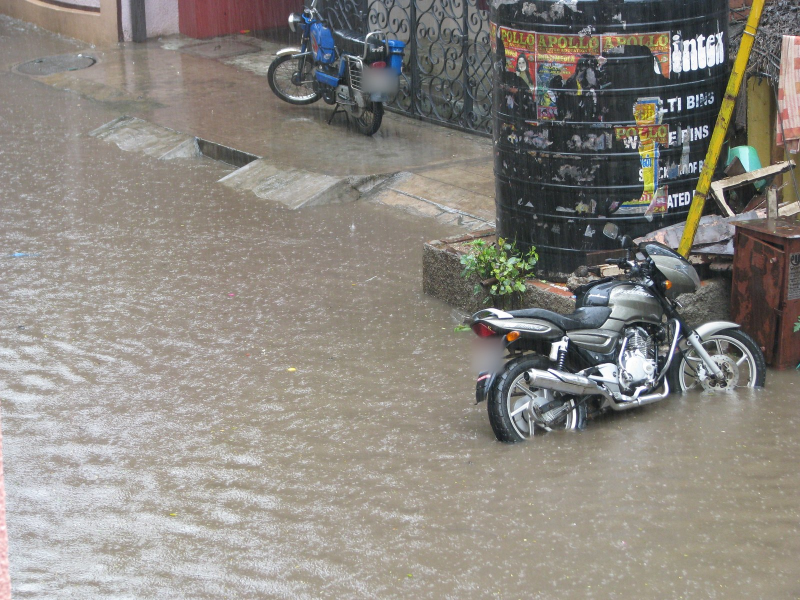
#> input picture gateway/internal/samples/photos/chennai-bike.jpg, 1600 x 1200 px, given in place of c1.jpg, which was not available (shown at 1/2 size)
$ python make_landing_media.py
#> lines starting #> are read from the running program, lines starting #| are printed output that depends on the picture; after the words box and inside, x2 and y2 are one past the last pixel; in counts of white or black regions, pixels touching at a corner belong together
#> in sample, im is the input picture: PIL image 1600x1200 RGB; mean R, G, B 139.6, 135.4, 128.7
"""Images and data for the landing page showcase and the sample photos.

    cd gateway/brand-src && ../../perception/.venv/bin/python make_landing_media.py

Set EVAL_DIR when eval/photos and eval/out live in another checkout.

Reads the evaluation photos and one recorded run from eval/ (neither is in
git: eval/real_photos.py downloads the photos and writes eval/out/). Writes:

* internal/samples/photos/<id>.jpg: the sample photos visitors can send
  through the live pipeline, at most 1600 px on the long side, with faces
  and number plates pixelated and no metadata;
* internal/web/static/samples/<id>.webp: their thumbnails;
* internal/web/static/showcase/: the showcase photo (faces pixelated as the
  service's own overlay has them), the measured overlay without its text
  label, a close-up of the measured person, and the verifier's images;
* internal/web/static/showcase/<run>-stage*.webp: the whole photo at full
  size and at 960 px for the landing hero, with the shapes of the run as
  vectors in showcase.json's "stage" (see stage() below);
* internal/web/showcase.json: the run itself (its agent steps, result and
  credits), which the landing page renders. Swap the run by changing RUN.

Faces are pixelated where the service's overlay pixelated them (found by
comparing the overlay with the photo) plus the boxes listed below; check
every output by eye before committing it.
"""
import json
import os
from pathlib import Path

import cv2
import numpy as np
from PIL import Image, ImageFilter

HERE = Path(__file__).resolve().parent
GW = HERE.parent
REPO = GW.parent
EVAL = Path(os.environ.get("EVAL_DIR", REPO / "eval"))
SAMPLES_OUT = GW / "internal" / "samples" / "photos"
THUMBS_OUT = GW / "internal" / "web" / "static" / "samples"
SHOW_OUT = GW / "internal" / "web" / "static" / "showcase"
SHOW_JSON = GW / "internal" / "web" / "showcase.json"

# The run shown on the landing page: c1 from the run recorded at the end of
# eval/RESULTS_REAL.md (30 October 2026), measured from a person.
RUN = "c1"
RUN_DATE = "2026-10-30"
# Verifier images for each verify step, in trace order.
# The part of the photo the hero shows, as fractions (x0, y0, x1, y1), 4:3.
CROP = (0.0, 0.22, 0.42, 0.78)
RUN_THUMBS = ["water_try0", "water_try1", "two_wheeler_1_wheel_try0", "two_wheeler_1_wheel_try1", "two_wheeler_1_wheel_try2"]

# Extra regions to pixelate, as fractions of the photo (x0, y0, x1, y1):
# number plates the overlay does not cover, and tiny faces it missed.
EXTRA = {
    "x2": [(0.452, 0.112, 0.496, 0.155), (0.588, 0.562, 0.630, 0.622)],
    "c3": [(0.465, 0.445, 0.505, 0.485)],
    "u_aby-GGLtD-A": [(0.31, 0.415, 0.35, 0.49)],
    "c1": [(0.012, 0.44, 0.056, 0.52)],
}
# Detected regions to leave out, by their top-left corner: on c1 the
# measured man's outline joins his face box into one region that covers his
# body, so his face is listed above instead; on c3 three are JPEG noise in
# the foliage and a shop sign, with no person in them.
DROP = {"c1": [(0.0, 0.417)], "c3": [(0.057, 0.301), (0.072, 0.31), (0.057, 0.651)]}


# [6 lines left out: function credits, not called in this run]


def blur_boxes(pid):
    """Regions the service's overlay pixelated, found by comparing it with the
    photo: changed pixels that are not the blue water tint or the label."""
#> called with pid = 'c1'
    ov = Image.open(EVAL / "out" / f"{pid}_overlay.png").convert("RGB")
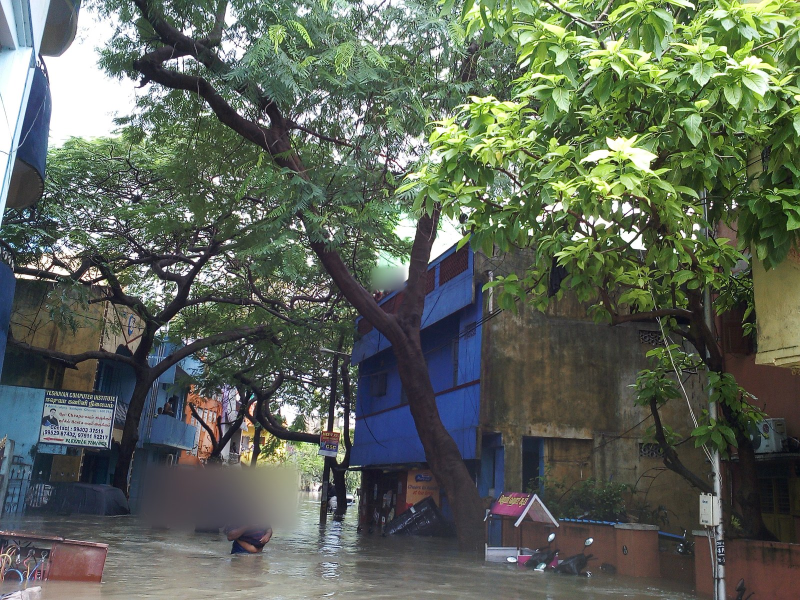
#> input picture gateway/internal/samples/photos/chennai-street.jpg, 1600 x 1200 px, given in place of c1_overlay.png, which was not available (shown at 1/2 size)
#> ov is the input picture: PIL image 1600x1200 RGB; mean R, G, B 93.4, 101.7, 88.6
    w, h = ov.size
#> w = 1600; h = 1200
    org = Image.open(EVAL / "photos" / f"{pid}.jpg").convert("RGB")
    o = np.asarray(org.resize((w, h), Image.LANCZOS)).astype(int)
    v = np.asarray(ov).astype(int)
    d = v - o
    tint = d[..., 2] - d[..., 0] > 40
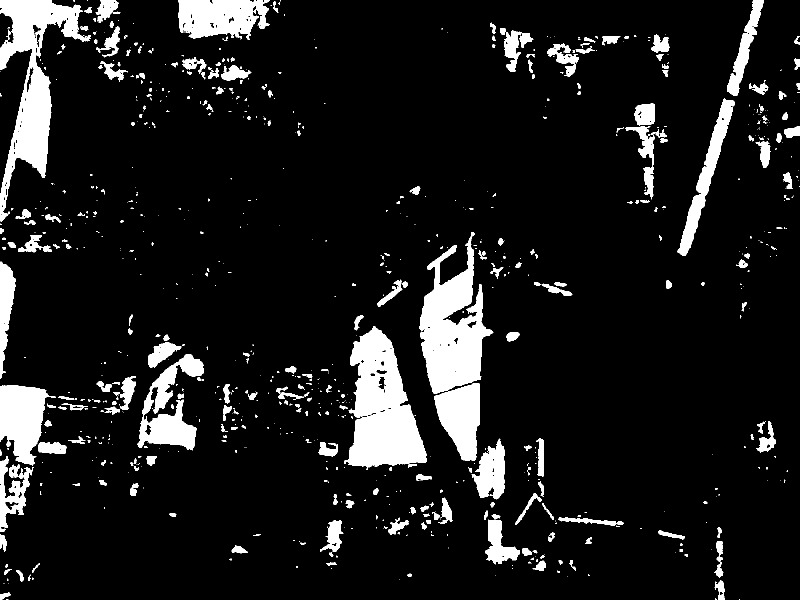
#> tint: shape (1200, 1600) bool (shown at 1/2 size); 10.3% white; 858 white regions (557 under 20 px), largest, box (x1, y1, x2, y2) and area: (688, 652, 854, 940) 27529, (0, 0, 182, 444) 24973, (839, 464, 987, 788) 24646
    other = ((np.abs(d).sum(2) > 60) & ~tint).astype(np.uint8)
#> other: shape (1200, 1600); values 0 (black) and 1 (white), 80% white; 22912 black regions (21905 under 20 px), largest, box (x1, y1, x2, y2) and area: (688, 652, 854, 940) 27562, (0, 0, 182, 444) 26519, (839, 464, 1010, 788) 26444
    other[:72, :] = 0  # the text label
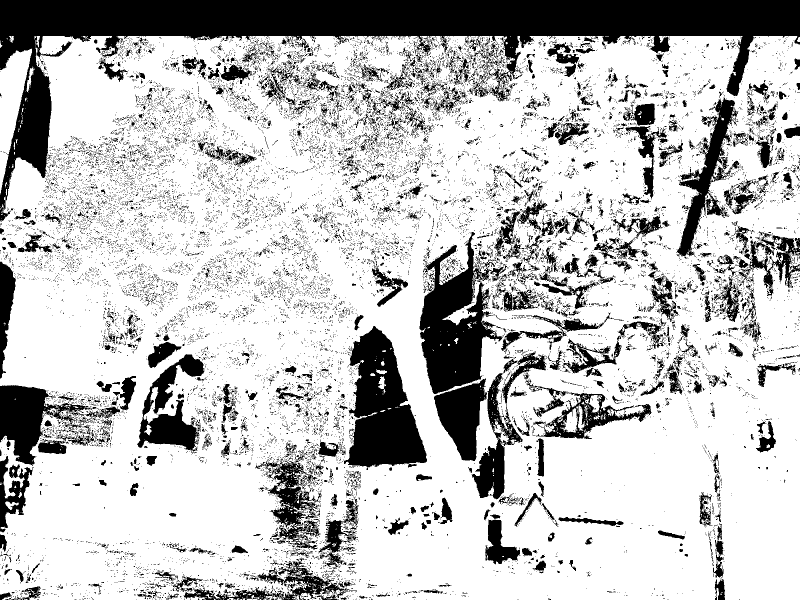
#> other: shape (1200, 1600) (shown at 1/2 size); values 0 (black) and 1 (white), 75.7% white; 21472 black regions (20540 under 20 px), largest, box (x1, y1, x2, y2) and area: (0, 0, 1600, 444) 142656, (688, 652, 854, 940) 27562, (839, 464, 1010, 788) 26444
    other = cv2.morphologyEx(other, cv2.MORPH_CLOSE, np.ones((7, 7), np.uint8))
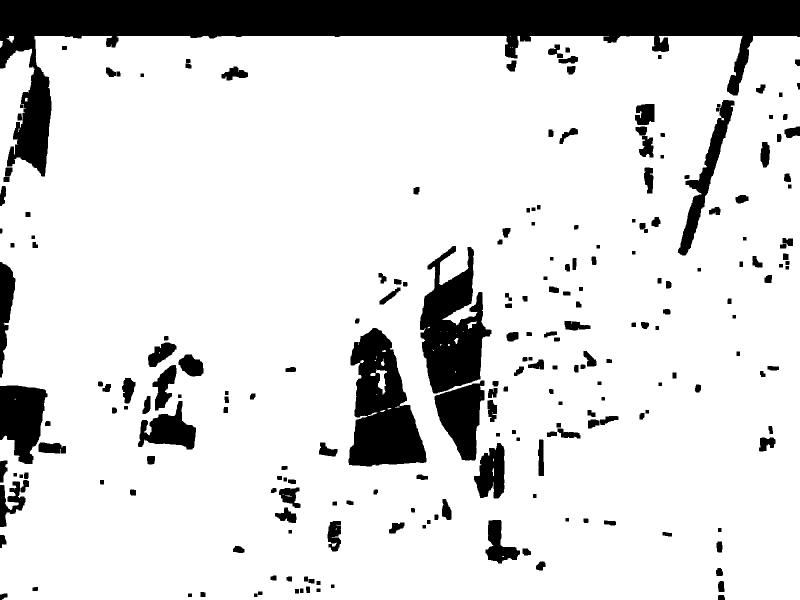
#> other: shape (1200, 1600) (shown at 1/2 size); values 0 (black) and 1 (white), 85.4% white; 224 black regions, largest, box (x1, y1, x2, y2) and area: (0, 0, 1600, 353) 134739, (697, 656, 853, 933) 26960, (840, 492, 983, 787) 24287
    n, _, st, _ = cv2.connectedComponentsWithStats(other)
#> n = 41; st = 41 rows, first 6: [0, 0, 1600, 1200, 279382], [13, 72, 15, 14, 115], [0, 72, 1600, 1128, 1639293], [1020, 72, 1, 2, 2], [0, 81, 6, 15, 62], [1020, 94, 2, 1, 2]
    boxes = []
    for i in range(1, n):
        x, y, bw, bh, area = st[i]
        # Pixelated faces are solid blocks; JPEG noise in foliage is thin.
        solid = area / float(bw * bh)
        if bw < 12 or bh < 12 or not (area >= 1500 or (area >= 250 and solid > 0.5)):
            continue
        b = (x / w, y / h, (x + bw) / w, (y + bh) / h)
        if any(abs(b[0] - dx) < 0.01 and abs(b[1] - dy) < 0.01 for dx, dy in DROP.get(pid, [])):
            continue
        boxes.append(b)
#> this loop made 40 passes
#> (x, y, bw, bh, area, solid) on passes 1, 4, 7, 9, 15, 19, 22, 24, 26, 32, 33, 36: (13, 72, 15, 14, 115, 0.548), (0, 81, 6, 15, 62, 0.689), (50, 195, 6, 8, 36, 0.75), (934, 643, 20, 15, 128, 0.427), (908, 676, 9, 12, 60, 0.556), (764, 700, 8, 4, 24, 0.75), (762, 717, 7, 15, 58, 0.552), (752, 738, 22, 51, 509, 0.454), (740, 746, 11, 6, 57, 0.864), (760, 820, 11, 4, 26, 0.591), (736, 825, 19, 7, 49, 0.368), (984, 936, 4, 16, 37, 0.578)
#> (x, y, bw, bh, area, solid, b) on pass 2: (0, 72, 1600, 1128, 1639293, 0.908, (0, 0.06, 1, 1))
#> after the loop, boxes = [(0, 0.06, 1, 1)]
    return boxes


def pixelate(im, boxes, grow=0.12):
    """Blur each region heavily, with a soft edge, so a face cannot be
    recognised and the photo still reads naturally."""
#> called with grow = 0.12
    im = im.copy()
    w, h = im.size
#> w = 1600; h = 1200
    for x0, y0, x1, y1 in boxes:
        bw, bh = x1 - x0, y1 - y0
        x0, x1 = max(0, x0 - bw * grow), min(1, x1 + bw * grow)
        y0, y1 = max(0, y0 - bh * grow), min(1, y1 + bh * grow)
        box = (int(x0 * w), int(y0 * h), int(x1 * w) + 1, int(y1 * h) + 1)
        reg = im.crop(box)
        r = max(4, min(reg.size) // 4)
        # Blur twice as wide as the region needs, then a soft-edged mask.
        blurred = reg.resize((max(1, reg.width // 4), max(1, reg.height // 4)), Image.BILINEAR)
        blurred = blurred.filter(ImageFilter.GaussianBlur(max(1, r // 4))).resize(reg.size, Image.BICUBIC)
        blurred = blurred.filter(ImageFilter.GaussianBlur(max(2, r // 3)))
        mask = Image.new("L", reg.size, 0)
        edge = max(2, min(reg.size) // 10)
        mask.paste(255, (edge, edge, reg.width - edge, reg.height - edge))
        mask = mask.filter(ImageFilter.GaussianBlur(edge / 2))
        im.paste(Image.composite(blurred, reg, mask), box[:2])
#> this loop made 2 passes
#> (x0, y0, x1, y1, bw, bh, box, r) on passes 1 to 2: (0, 0, 1, 1, 1, 0.94, (0, 0, 1601, 1201), 300), (0.00672, 0.43, 0.0613, 0.53, 0.044, 0.08, (10, 516, 99, 636), 22)
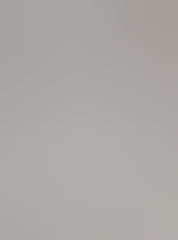
#> blurred: PIL image 89x120 RGB (shown 2 times larger); mean R, G, B 171.5, 167.6, 164.9
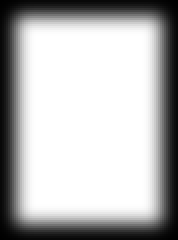
#> mask: PIL image 89x120 L (shown 2 times larger); min 0, max 255, mean 181.2
    return im


def fit(im, side):
#> called with side = 1600
    s = side / max(im.size)
#> s = 1
    if s >= 1:
        return im
    return im.resize((round(im.width * s), round(im.height * s)), Image.LANCZOS)


# Evaluation photo id: the sample's public id.
SAMPLES = {"c1": "nandanam", "x2": "chennai-bike", "u_aby-GGLtD-A": "kolkata-car", "c3": "chennai-street"}


def sample(pid):
    im = Image.open(EVAL / "photos" / f"{pid}.jpg").convert("RGB")
    im = pixelate(im, blur_boxes(pid) + EXTRA.get(pid, []))
    im = fit(im, 1600)
    SAMPLES_OUT.mkdir(parents=True, exist_ok=True)
    name = SAMPLES[pid]
    im.save(SAMPLES_OUT / f"{name}.jpg", "JPEG", quality=86, optimize=True, progressive=True)
    THUMBS_OUT.mkdir(parents=True, exist_ok=True)
    fit(im, 560).save(THUMBS_OUT / f"{name}.webp", "WEBP", quality=74, method=6)
#> call 2 of fit, with side = 560
#> in fit (call 2), `s = side / max(im.size)`: s = 0.35
#> in fit (call 2), `return im.resize((round(im.width * s), round(im.height * s)), Image.LA..`:
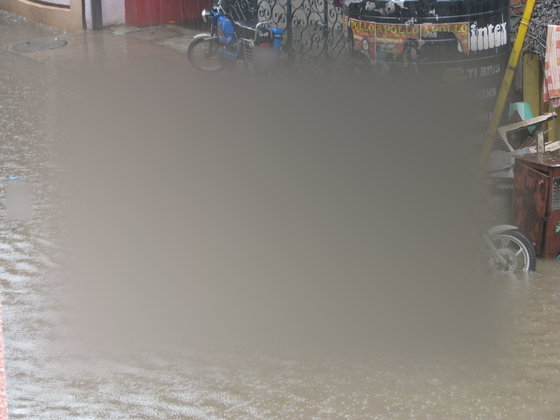
#> returned value: PIL image 560x420 RGB; mean R, G, B 139.2, 134.2, 128.2
    return im.size


# [167 lines left out: functions showcase, svg_path, stage, not called in this run]


def main():
    for pid in SAMPLES:
        print(pid, sample(pid))
    showcase()
    data = json.loads(SHOW_JSON.read_text())
    data["stage"] = stage()
    SHOW_JSON.write_text(json.dumps(data, indent=1, ensure_ascii=False) + "\n")
    print("showcase written")


if __name__ == "__main__":
#> (the run stopped early here; a loop or call above may not have finished)
